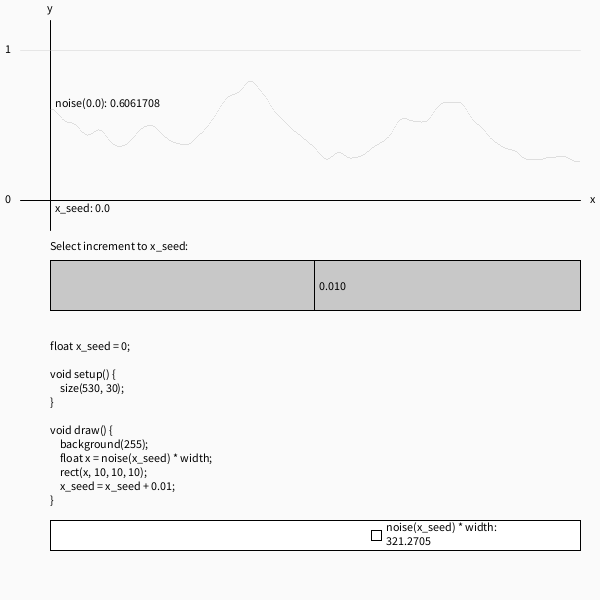
Frame 1 (no input)
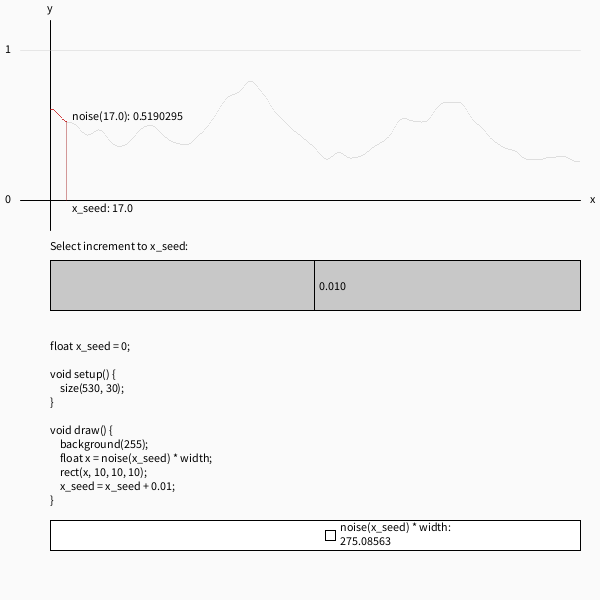
Frame 60 (the mouse pressed at the canvas centre just before this capture)
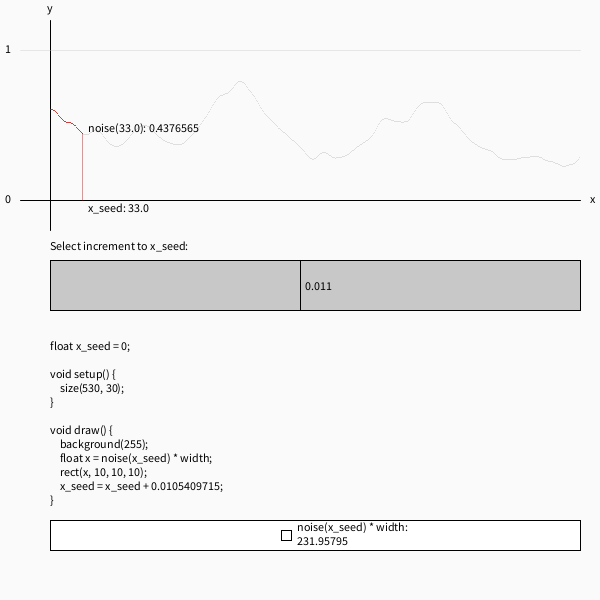
Frame 120 (the mouse held since frame 60 and released just before this capture)

The Processing sketch that drew these frames (run headless with seeded random() and noise(); from frame 60 on, the mouse is pressed at the canvas centre):

// Processing sketch: noise
// ── noise.pde
boolean animate_noise = true;

color bg_color = color(250);
color cordinates_color = color(0);
color cordinates_limit_color = color(200, 100);
color noise_color = color(200, 0, 0);
color noise_color_light = color(150, 100);
color cordinate_annotation_color = color(150, 0, 0, 100);

int padding = 20;
int origo_x = 50;
int origo_y = 200;
int cordinate_height = 250;
int noise_height = 150;
int animate_x = 0;
float noise_d = 100;
int noise_selector_x = 314;

int time = -99;
int delay = 50;

int code_x = origo_x;
int code_y = 350;

void setup() {
    size(600, 600);
}

void draw() {
    background(bg_color);
    draw_increment_control();
    drawCordinates(origo_x, origo_y, cordinate_height);
    drawCode();
    drawNoise(origo_x, origo_y);
}

void draw_increment_control() {
    fill(0);
    text("Select increment to x_seed:", origo_x, cordinate_height);
    stroke(0);
    fill(200);
    rect(origo_x, cordinate_height + 10, width - origo_x - padding, 50);
    if (mouseX > origo_x && mouseX < width - padding && mouseY > cordinate_height + 10 && mouseY < cordinate_height + 10 + 50) {
        noise_d = map(mouseX, origo_x, width - padding, 1, 200);
        noise_selector_x = mouseX;
    }
    line(noise_selector_x, cordinate_height + 10, noise_selector_x, cordinate_height + 10 + 50);
    fill(0);
    text(1.0 / noise_d, noise_selector_x + 3, cordinate_height + 40);
}

void drawCordinates(int origo_x, int origo_y, int cordinate_height) {
    fill(0);
    text("x", width - 10, origo_y + 3);
    text("y", origo_x - 3, 12);
    text("1", 5, origo_y - noise_height + 3);
    text("0", 5, origo_y + 3);
    stroke(cordinates_color);
    line(origo_x, padding, origo_x, cordinate_height - padding);
    line(padding, origo_y, width - padding, origo_y);
    stroke(cordinates_limit_color);
    line(padding, origo_y-noise_height, width - padding, origo_y-noise_height);

}

void drawCode() {
    fill(0);
    String code = "float x_seed = 0;\n\nvoid setup() {\n    size(530, 30);\n}\n\nvoid draw() {\n    background(255);\n    float x = noise(x_seed) * width;\n    rect(x, 10, 10, 10);\n    x_seed = x_seed + " + 1 / noise_d +";\n}";
    text(code, code_x, code_y);
}

void drawExplanation(float value_x, float value_noise) {
    fill(0);
    String x = ("x_seed: " + value_x);
    text(x, value_x + 55, origo_y + 12);
    String y = ("noise(" + value_x + "): " + value_noise);
    text(y, value_x + 55, origo_y - value_noise * noise_height - 2);
}

void drawNoise(int origo_x, int origo_y) {
    stroke(noise_color_light);
    for (int x = 0; x < width - padding - origo_x; ++x) {
        point(x + origo_x, origo_y - noise(x / noise_d)*noise_height);
    }

    stroke(noise_color);
    for (int x = 0; x < animate_x; ++x) {
        point(x + origo_x, origo_y - noise(x / noise_d)*noise_height);
        if (x == animate_x - 1) {
            stroke(cordinate_annotation_color);
            line(x + origo_x, origo_y, x + origo_x, origo_y - noise(x / noise_d)*noise_height);
        }
    }

    drawExplanation(animate_x, noise(animate_x / noise_d));
    draw_rect(noise(animate_x / noise_d));
    

    if (millis() - time > delay) {
        if (animate_x < width - padding - origo_x) {
            animate_x++;
        } else {
            animate_x = 0;
        }
        
        time = millis();
    }
}

void draw_rect(float x) {
    stroke(0);
    fill(255);
    rect(origo_x, 520, width - origo_x - padding, 30);
    rect(origo_x + x * (width - origo_x - padding), 520 + 10, 10, 10);
    fill(0);
    String str = "noise(x_seed) * width: \n" + x * (width - origo_x - padding);
    text(str, origo_x + x * (width - origo_x - padding) + 15, 520 + 11);
}
